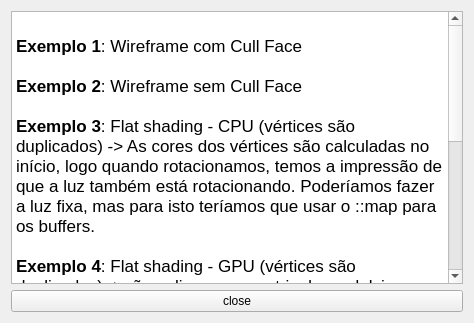
<?xml version="1.0" encoding="UTF-8"?>
<ui version="4.0">
 <class>Help</class>
 <widget class="QWidget" name="Help">
  <property name="geometry">
   <rect>
    <x>0</x>
    <y>0</y>
    <width>474</width>
    <height>323</height>
   </rect>
  </property>
  <property name="sizePolicy">
   <sizepolicy hsizetype="Fixed" vsizetype="Fixed">
    <horstretch>0</horstretch>
    <verstretch>0</verstretch>
   </sizepolicy>
  </property>
  <property name="windowTitle">
   <string>Form</string>
  </property>
  <layout class="QVBoxLayout" name="verticalLayout">
   <item>
    <widget class="QTextBrowser" name="textBrowser">
     <property name="html">
      <string>&lt;!DOCTYPE HTML PUBLIC &quot;-//W3C//DTD HTML 4.0//EN&quot; &quot;http://www.w3.org/TR/REC-html40/strict.dtd&quot;&gt;
&lt;html&gt;&lt;head&gt;&lt;meta name=&quot;qrichtext&quot; content=&quot;1&quot; /&gt;&lt;style type=&quot;text/css&quot;&gt;
p, li { white-space: pre-wrap; }
&lt;/style&gt;&lt;/head&gt;&lt;body style=&quot; font-family:'Lucida Grande'; font-size:13pt; font-weight:400; font-style:normal;&quot;&gt;
&lt;p style=&quot;-qt-paragraph-type:empty; margin-top:0px; margin-bottom:0px; margin-left:0px; margin-right:0px; -qt-block-indent:0; text-indent:0px;&quot;&gt;&lt;/p&gt;
&lt;p style=&quot; margin-top:0px; margin-bottom:0px; margin-left:0px; margin-right:0px; -qt-block-indent:0; text-indent:0px;&quot;&gt;&lt;span style=&quot; font-weight:600;&quot;&gt;Exemplo 1&lt;/span&gt;: Wireframe com Cull Face &lt;/p&gt;
&lt;p style=&quot;-qt-paragraph-type:empty; margin-top:0px; margin-bottom:0px; margin-left:0px; margin-right:0px; -qt-block-indent:0; text-indent:0px;&quot;&gt;&lt;/p&gt;
&lt;p style=&quot; margin-top:0px; margin-bottom:0px; margin-left:0px; margin-right:0px; -qt-block-indent:0; text-indent:0px;&quot;&gt;&lt;span style=&quot; font-weight:600;&quot;&gt;Exemplo 2&lt;/span&gt;: Wireframe sem Cull Face&lt;/p&gt;
&lt;p style=&quot;-qt-paragraph-type:empty; margin-top:0px; margin-bottom:0px; margin-left:0px; margin-right:0px; -qt-block-indent:0; text-indent:0px;&quot;&gt;&lt;/p&gt;
&lt;p style=&quot; margin-top:0px; margin-bottom:0px; margin-left:0px; margin-right:0px; -qt-block-indent:0; text-indent:0px;&quot;&gt;&lt;span style=&quot; font-weight:600;&quot;&gt;Exemplo 3&lt;/span&gt;: Flat shading - CPU (vértices são duplicados) -&amp;gt; As cores dos vértices são calculadas no início, logo quando rotacionamos, temos a impressão de que a luz também está rotacionando. Poderíamos fazer a luz fixa, mas para isto teríamos que usar o ::map para os buffers.&lt;/p&gt;
&lt;p style=&quot;-qt-paragraph-type:empty; margin-top:0px; margin-bottom:0px; margin-left:0px; margin-right:0px; -qt-block-indent:0; text-indent:0px;&quot;&gt;&lt;/p&gt;
&lt;p style=&quot; margin-top:0px; margin-bottom:0px; margin-left:0px; margin-right:0px; -qt-block-indent:0; text-indent:0px;&quot;&gt;&lt;span style=&quot; font-weight:600;&quot;&gt;Exemplo 4&lt;/span&gt;: Flat shading - GPU (vértices são duplicados) -&amp;gt;não aplicamos a matriz de modelview a luz, logo ela se mantém fixa ao longo da aplicação. Uma função interessante é fazer os parâmetros da luz coincidirem com os parâmetros da câmera.&lt;/p&gt;
&lt;p style=&quot;-qt-paragraph-type:empty; margin-top:0px; margin-bottom:0px; margin-left:0px; margin-right:0px; -qt-block-indent:0; text-indent:0px;&quot;&gt;&lt;/p&gt;
&lt;p style=&quot; margin-top:0px; margin-bottom:0px; margin-left:0px; margin-right:0px; -qt-block-indent:0; text-indent:0px;&quot;&gt;&lt;span style=&quot; font-weight:600;&quot;&gt;Exemplo 6&lt;/span&gt;: Phong shading (fragment shading - interpolando normais) -&amp;gt; novamente a fonte de luz se mantém fixa.&lt;/p&gt;
&lt;p style=&quot;-qt-paragraph-type:empty; margin-top:0px; margin-bottom:0px; margin-left:0px; margin-right:0px; -qt-block-indent:0; text-indent:0px;&quot;&gt;&lt;/p&gt;
&lt;p style=&quot; margin-top:0px; margin-bottom:0px; margin-left:0px; margin-right:0px; -qt-block-indent:0; text-indent:0px;&quot;&gt;&lt;span style=&quot; font-weight:600;&quot;&gt;Exemplo 7:&lt;/span&gt; Gouraud - CPU -&amp;gt; mas podemos fazer a versão em GPU  -&amp;gt; Idem em relação à Luz do Exemplo 3.&lt;/p&gt;
&lt;p style=&quot;-qt-paragraph-type:empty; margin-top:0px; margin-bottom:0px; margin-left:0px; margin-right:0px; -qt-block-indent:0; text-indent:0px;&quot;&gt;&lt;/p&gt;
&lt;p style=&quot;-qt-paragraph-type:empty; margin-top:0px; margin-bottom:0px; margin-left:0px; margin-right:0px; -qt-block-indent:0; text-indent:0px;&quot;&gt;&lt;/p&gt;
&lt;p style=&quot;-qt-paragraph-type:empty; margin-top:0px; margin-bottom:0px; margin-left:0px; margin-right:0px; -qt-block-indent:0; text-indent:0px;&quot;&gt;&lt;/p&gt;&lt;/body&gt;&lt;/html&gt;</string>
     </property>
    </widget>
   </item>
   <item>
    <widget class="QPushButton" name="pushButton">
     <property name="text">
      <string>close</string>
     </property>
    </widget>
   </item>
  </layout>
 </widget>
 <resources/>
 <connections>
  <connection>
   <sender>pushButton</sender>
   <signal>clicked()</signal>
   <receiver>Help</receiver>
   <slot>close()</slot>
   <hints>
    <hint type="sourcelabel">
     <x>110</x>
     <y>302</y>
    </hint>
    <hint type="destinationlabel">
     <x>8</x>
     <y>257</y>
    </hint>
   </hints>
  </connection>
 </connections>
</ui>
